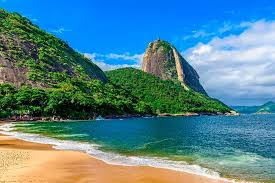
#> input picture projects/project1/pverm.jpeg, 275 x 183 px, found by its file name
$ python project1rgb.py
#> lines starting #> are read from the running program, lines starting #| are printed output that depends on the picture
import cv2
import numpy as np
imagepath = '/Users/danielsantana/Projects/pdi2ime/projects/pverm.jpeg'
# Lê a imagem
img = cv2.imread(imagepath)
#> img is the input picture: shape (183, 275, 3); mean B, G, R 144.9, 132.3, 83

# Separa os canais
blue, green, red = cv2.split(img)
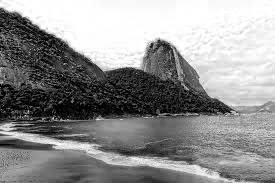
#> blue: shape (183, 275); min 0, max 255, mean 144.9
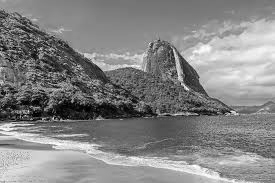
#> green: shape (183, 275); min 0, max 255, mean 132.3
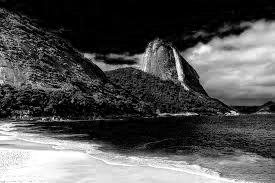
#> red: shape (183, 275); min 0, max 255, mean 83

# Cria imagens para cada canal, preenchendo os outros canais com zero
zeros = np.zeros(img.shape[:2], dtype="uint8")
blue_channel = cv2.merge([blue, zeros, zeros])
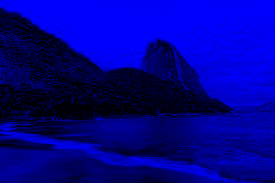
#> blue_channel: shape (183, 275, 3); mean of channels 0, 1, 2 144.9, 0, 0; drawn as B, G, R
green_channel = cv2.merge([zeros, green, zeros])
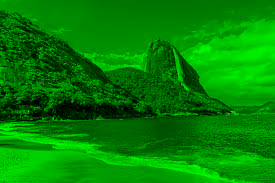
#> green_channel: shape (183, 275, 3); mean of channels 0, 1, 2 0, 132.3, 0; drawn as B, G, R
red_channel = cv2.merge([zeros, zeros, red])
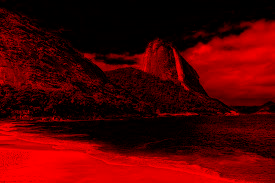
#> red_channel: shape (183, 275, 3); mean of channels 0, 1, 2 0, 0, 83; drawn as B, G, R

cv2.imwrite('imagem_original.jpg', img)
cv2.imwrite('canal_vermelho.jpg', red_channel)
cv2.imwrite('canal_verde.jpg', green_channel)
cv2.imwrite('canal_azul.jpg', blue_channel)

# Mostra as imagens
cv2.imshow('Imagem Original', img)
cv2.waitKey(0)
cv2.imshow('Canal Vermelho', red_channel)
cv2.waitKey(0)
cv2.imshow('Canal Verde', green_channel)
cv2.waitKey(0)
cv2.imshow('Canal Azul', blue_channel)
cv2.waitKey(0)

# Espera pressionar qualquer tecla para fechar
cv2.waitKey(0)

# Fecha todas as janelas
cv2.destroyAllWindows()
